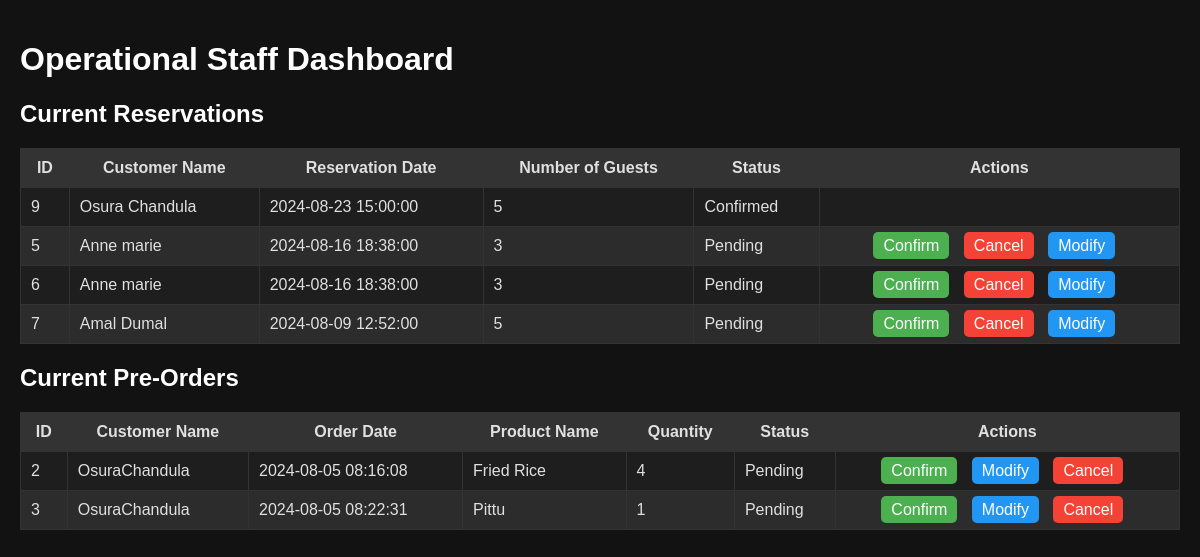
The page /Staff/dashboard.php (signed in) on the database its author committed.
### tables this page shows
CREATE TABLE `reservations` (
  `id` int(11) NOT NULL,
  `customer_name` varchar(255) NOT NULL,
  `reservation_date` datetime NOT NULL,
  `number_of_guests` int(11) NOT NULL,
  `status` enum('Pending','Confirmed','Cancelled') DEFAULT 'Pending',
  `created_at` timestamp NOT NULL DEFAULT current_timestamp(),
  `email` varchar(255) NOT NULL,
  `contact_number` varchar(15) NOT NULL
);

CREATE TABLE `pre_orders` (
  `id` int(11) NOT NULL,
  `customer_name` varchar(255) DEFAULT NULL,
  `product_id` int(11) DEFAULT NULL,
  `quantity` int(11) DEFAULT NULL,
  `order_date` datetime DEFAULT current_timestamp(),
  `status` varchar(50) DEFAULT 'Pending'
);

CREATE TABLE `menu` (
  `id` int(11) NOT NULL,
  `name` varchar(255) NOT NULL,
  `description` text NOT NULL,
  `price` decimal(10,2) NOT NULL,
  `category` varchar(50) NOT NULL,
  `stock` int(11) NOT NULL DEFAULT 0,
  `image` longblob DEFAULT NULL,
  `created_at` timestamp NOT NULL DEFAULT current_timestamp()
);

### Staff/dashboard.php (the view, shortened to what this page needs)
<?php
include('../admin/db_connect.php');
$reservation_result = $conn->query("SELECT * FROM reservations ORDER BY reservation_date DESC");
$sql_pre_orders = "SELECT pre_orders.id, pre_orders.customer_name, pre_orders.order_date, menu.name AS product_name, pre_orders.quantity, pre_orders.status
                   FROM pre_orders
                   JOIN menu ON pre_orders.product_id = menu.id";
$result_pre_orders = $conn->query($sql_pre_orders);
?>
<!DOCTYPE html>
<html lang="en">
<head>
</head>
<body>
    <h1>Operational Staff Dashboard</h1>
    <h2>Current Reservations</h2>
    <?php if ($reservation_result && $reservation_result->num_rows > 0): ?>
        <table>
            <thead>
                <tr>
                    <th>ID</th>
                    <th>Customer Name</th>
                    <th>Reservation Date</th>
                    <th>Number of Guests</th>
                    <th>Status</th>
                    <th>Actions</th>
                </tr>
            </thead>
            <tbody>
                <?php while ($row = $reservation_result->fetch_assoc()): ?>
                    <tr>
                        <td><?php echo htmlspecialchars($row['id']); ?></td>
                        <td><?php echo htmlspecialchars($row['customer_name']); ?></td>
                        <td><?php echo htmlspecialchars($row['reservation_date']); ?></td>
                        <td><?php echo htmlspecialchars($row['number_of_guests']); ?></td>
                        <td><?php echo htmlspecialchars($row['status']); ?></td>
                        <td class="actions">
                            <?php if ($row['status'] == 'Pending'): ?>
                                <a href="reservation_management.php?action=confirm&id=<?php echo $row['id']; ?>" class="confirm">Confirm</a>
                                <a href="reservation_management.php?action=cancel&id=<?php echo $row['id']; ?>" class="cancel">Cancel</a>
                                <a href="reservation_management.php?action=modify&id=<?php echo $row['id']; ?>" class="modify">Modify</a>
                            <?php endif; ?>
                        </td>
                    </tr>
                <?php endwhile; ?>
            </tbody>
        </table>
    <?php else: ?>
        <p>No current reservations.</p>
    <?php endif; ?>
    <h2>Current Pre-Orders</h2>
    <?php if ($result_pre_orders && $result_pre_orders->num_rows > 0): ?>
        <table>
            <thead>
                <tr>
                    <th>ID</th>
                    <th>Customer Name</th>
                    <th>Order Date</th>
                    <th>Product Name</th>
                    <th>Quantity</th>
                    <th>Status</th>
                    <th>Actions</th>
                </tr>
            </thead>
            <tbody>
                <?php while ($row = $result_pre_orders->fetch_assoc()): ?>
                    <tr>
                        <td><?php echo htmlspecialchars($row['id']); ?></td>
                        <td><?php echo htmlspecialchars($row['customer_name']); ?></td>
                        <td><?php echo htmlspecialchars($row['order_date']); ?></td>
                        <td><?php echo htmlspecialchars($row['product_name']); ?></td>
                        <td><?php echo htmlspecialchars($row['quantity']); ?></td>
                        <td><?php echo htmlspecialchars($row['status']); ?></td>
                        <td class="actions">
                            <?php if ($row['status'] == 'Pending'): ?>
                                <a href="staff_order.php?action=confirm&id=<?php echo $row['id']; ?>" class="confirm">Confirm</a>
                                <a href="staff_modify_order.php?id=<?php echo $row['id']; ?>" class="modify">Modify</a>
                                <a href="staff_order.php?action=cancel&id=<?php echo $row['id']; ?>" class="cancel">Cancel</a>
                            <?php endif; ?>
                        </td>
                    </tr>
                <?php endwhile; ?>
            </tbody>
        </table>
    <?php else: ?>
        <p>No pre-orders found.</p>
    <?php endif; ?>
</body>
</html>

### Staff/dashboard.php (style rules this page uses)
body { background-color: #121212; color: #e0e0e0; font-family: Arial, sans-serif; margin: 0; padding: 20px; }
h1, h2 { color: #ffffff; }
table { width: 100%; border-collapse: collapse; margin-bottom: 20px; }
table th, table td { border: 1px solid #333; padding: 10px; text-align: left; }
table th { background-color: #333333; }
table tbody tr:nth-child(even) { background-color: #2c2c2c; }
table tbody tr:nth-child(odd) { background-color: #1e1e1e; }
table th, table td.actions { text-align: center; }
.actions a { color: #ffffff; text-decoration: none; margin-right: 10px; padding: 5px 10px; border-radius: 5px; }
.actions a.confirm { background-color: #4caf50; }
.actions a.cancel { background-color: #f44336; }
.actions a.modify { background-color: #2196f3; }

### rows shown on the page
reservations: id "9", customer_name "Osura Chandula", reservation_date "2024-08-23 15:00:00", number_of_guests "5", status "Confirmed"
reservations: id "5", customer_name "Anne marie", reservation_date "2024-08-16 18:38:00", number_of_guests "3", status "Pending"
reservations: id "6", customer_name "Anne marie", reservation_date "2024-08-16 18:38:00", number_of_guests "3", status "Pending"
reservations: id "7", customer_name "Amal Dumal", reservation_date "2024-08-09 12:52:00", number_of_guests "5", status "Pending"
pre_orders: id "2", customer_name "OsuraChandula", order_date "2024-08-05 08:16:08", menu.name "Fried Rice", quantity "4", status "Pending"
pre_orders: id "3", customer_name "OsuraChandula", order_date "2024-08-05 08:22:31", menu.name "Pittu", quantity "1", status "Pending"
